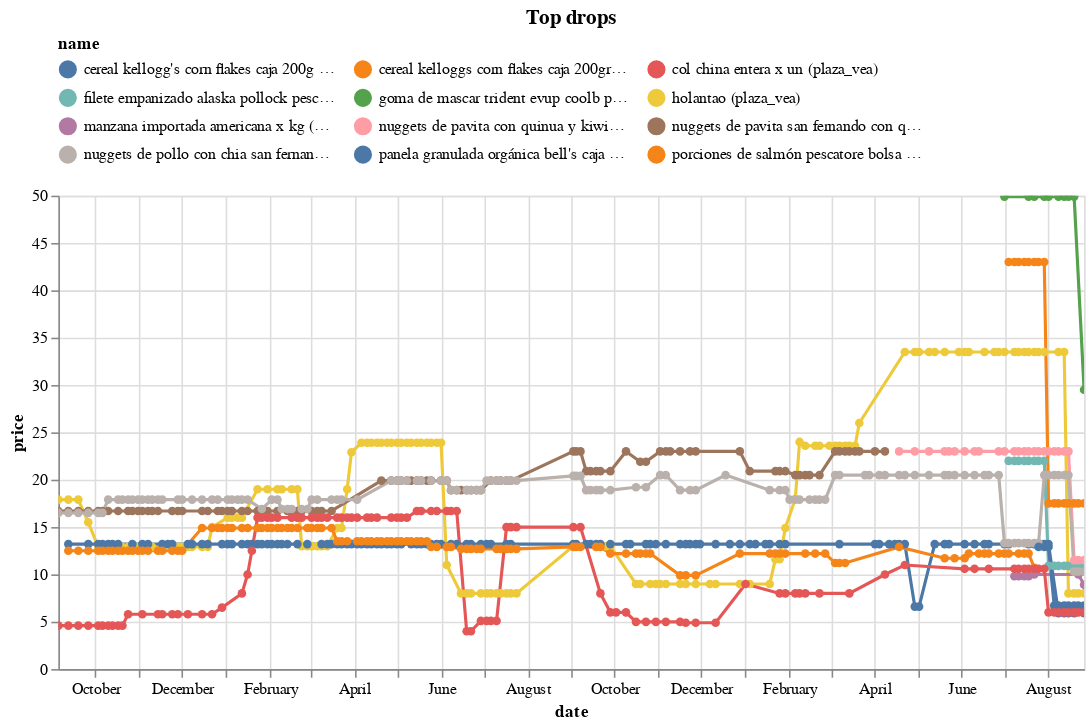

The cell this chart's notebook holds for it:
### Code cell
(top_changes
 .sort_values('change')
 .head(10)
 .pipe(plot_changes, 'Top drops')
)

### Figure 1 — Vega-Lite specification as saved in the notebook (floating-point values rounded to 4 significant figures; data arrays with more than 128 entries replaced by an {"elided": "..."} marker saying what was removed)
{"config": {"view": {"continuousWidth": 300, "continuousHeight": 300}, "legend": {"columns": 3, "orient": "top"}}, "data": {"name": "data-56aede01753bed1cf7e25d6de569b160"}, "mark": {"type": "line", "point": true}, "encoding": {"color": {"field": "name", "scale": {"domain": ["cereal kellogg's corn flakes caja 200g (plaza_vea)", "cereal kelloggs corn flakes caja 200gr (plaza_vea)", "col china entera x un (plaza_vea)", "filete empanizado alaska pollock pescatore bolsa 500g (plaza_vea)", "goma de mascar trident evup coolb paquete 12un (plaza_vea)", "holantao (plaza_vea)", "manzana importada americana x kg (plaza_vea)", "nuggets de pavita con quinua y kiwicha san fernando caja 24un (plaza_vea)", "nuggets de pavita san fernando con quinua y kiwicha caja 24un (plaza_vea)", "nuggets de pollo con chia san fernando caja 24un (plaza_vea)", "panela granulada orgánica bell's caja 50 sobres (plaza_vea)", "porciones de salmón pescatore bolsa 500g (plaza_vea)"]}, "type": "nominal"}, "tooltip": [{"field": "name", "type": "nominal"}, {"field": "price", "type": "quantitative"}, {"field": "last_price", "type": "quantitative"}], "x": {"field": "date", "type": "temporal"}, "y": {"field": "price", "type": "quantitative"}}, "params": [{"name": "param_3", "select": {"type": "point", "fields": ["name"]}, "bind": "legend"}, {"name": "param_4", "select": {"type": "interval", "encodings": ["x", "y"]}, "bind": "scales"}], "title": "Top drops", "transform": [{"filter": {"param": "param_3"}}], "width": 650, "$schema": "https://vega.github.io/schema/vega-lite/v5.20.1.json", "datasets": {"data-56aede01753bed1cf7e25d6de569b160": {"elided": "776 records"}}}
